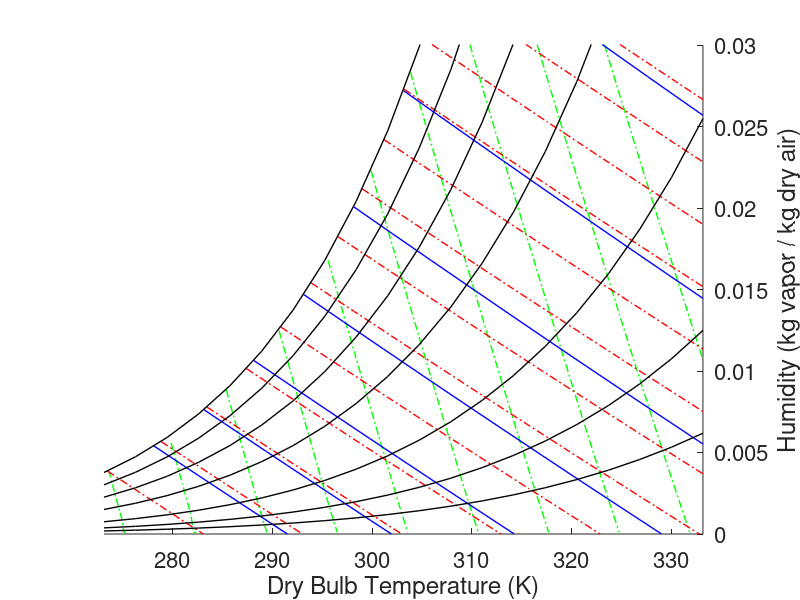

Write MATLAB code to recreate this figure.
# Copyright (C) 2022 Alexandre Umpierre
#
# This file is part of psychrometrics toolbox.
# psychrometrics toolbox is free software:
# you can redistribute it and/or modify it under the terms
# of the GNU General Public License (GPL) version 3
# as published by the Free Software Foundation.
#
# psychrometrics toolbox is distributed in the hope
# that it will be useful, but WITHOUT ANY WARRANTY;
# without even the implied warranty of
# MERCHANTABILITY or FITNESS FOR A PARTICULAR PURPOSE.
# See the GNU General Public License for more details.
#
# You should have received a copy of the
# GNU General Public License along with this program
# (license GNU GPLv3.txt).
# It is also available at https://www.gnu.org/licenses/.

function doPlot()
    # Syntax:
    #
    # doPlot()
    #
    # doPlot plots
    #  a schematic psychrometric chart with
    #  previously computed curves with
    #  constant dry bulb temperature,
    #  constant specific volume,
    #  constant specific enthalpy and
    #  constant relative humidity.
    # Edition of this file is
    #  highly not recommended.
    # doPlot is an internal function of
    #  the psychrometrics toolbox for GNU Octave.
    figure;
    xlabel('Dry Bulb Temperature (K)');
    ylabel('Humidity (kg vapor / kg dry air)');
    axis([0+273.15 60+273.15 0 .03]);
    set(gca,...
        'fontsize',16,...
        'box','off',...
        'yaxislocation','right');
    u=[...
       2.7362e+02   3.9040e-03   2.7988e+02   5.5873e-03   2.8539e+02   8.8607e-03   2.9069e+02   1.2473e-02   2.9560e+02   1.6786e-02   2.9988e+02   2.2317e-02   3.0385e+02   2.8339e-02   3.0747e+02   3.4978e-02   3.1080e+02   4.2055e-02   3.1360e+02   5.0140e-02
       2.7381e+02   3.4678e-03   2.8016e+02   4.9615e-03   2.8584e+02   7.8638e-03   2.9134e+02   1.1062e-02   2.9649e+02   1.4876e-02   3.0107e+02   1.9759e-02   3.0539e+02   2.5063e-02   3.0939e+02   3.0898e-02   3.1314e+02   3.7103e-02   3.1577e+02   4.5515e-02
       2.7400e+02   3.0322e-03   2.8044e+02   4.3370e-03   2.8630e+02   6.8699e-03   2.9198e+02   9.6582e-03   2.9737e+02   1.2978e-02   3.0227e+02   1.7221e-02   3.0693e+02   2.1820e-02   3.1131e+02   2.6869e-02   3.1547e+02   3.2225e-02   3.1794e+02   4.0954e-02
       2.7419e+02   2.5972e-03   2.8072e+02   3.7137e-03   2.8675e+02   5.8792e-03   2.9263e+02   8.2601e-03   2.9826e+02   1.1091e-02   3.0346e+02   1.4702e-02   3.0847e+02   1.8610e-02   3.1323e+02   2.2889e-02   3.1781e+02   2.7419e-02   3.2011e+02   3.6455e-02
       2.7438e+02   2.1628e-03   2.8100e+02   3.0917e-03   2.8720e+02   4.8917e-03   2.9328e+02   6.8682e-03   2.9915e+02   9.2150e-03   3.0466e+02   1.2204e-02   3.1001e+02   1.5431e-02   3.1515e+02   1.8958e-02   3.2014e+02   2.2682e-02   3.2229e+02   3.2017e-02
       2.7457e+02   1.7291e-03   2.8128e+02   2.4709e-03   2.8765e+02   3.9072e-03   2.9393e+02   5.4825e-03   3.0003e+02   7.3502e-03   3.0586e+02   9.7249e-03   3.1154e+02   1.2284e-02   3.1707e+02   1.5075e-02   3.2248e+02   1.8014e-02   3.2446e+02   2.7637e-02
       2.7477e+02   1.2959e-03   2.8156e+02   1.8513e-03   2.8810e+02   2.9258e-03   2.9457e+02   4.1028e-03   3.0092e+02   5.4964e-03   3.0705e+02   7.2653e-03   3.1308e+02   9.1678e-03   3.1899e+02   1.1238e-02   3.2481e+02   1.3414e-02   3.2663e+02   2.3317e-02
       2.7496e+02   8.6334e-04   2.8184e+02   1.2330e-03   2.8855e+02   1.9475e-03   2.9522e+02   2.7292e-03   3.0180e+02   3.6535e-03   3.0825e+02   4.8248e-03   3.1462e+02   6.0820e-03   3.2091e+02   7.4471e-03   3.2715e+02   8.8786e-03   3.2880e+02   1.9053e-02
       2.7515e+02   1.0000e-04   2.8212e+02   1.0000e-04   2.8901e+02   9.7222e-04   2.9587e+02   1.3616e-03   3.0269e+02   1.8214e-03   3.0944e+02   2.4031e-03   3.1616e+02   3.0262e-03   3.2284e+02   3.7014e-03   3.2948e+02   4.4079e-03   3.3098e+02   1.4845e-02
       2.7534e+02   1.0000e-04   2.8240e+02   1.0000e-04   2.8946e+02   1.0000e-04   2.9652e+02   1.0000e-04   3.0358e+02   1.0000e-04   3.1064e+02   1.0000e-04   3.1770e+02   1.0000e-04   3.2476e+02   1.0000e-04   3.3182e+02   1.0000e-04   3.3315e+02   1.0692e-02];
    for i=1:size(u,2)/2
        hold on;plot(u(:,2*(i-1)+1),u(:,2*(i-1)+2),'-.g','linewidth',1)
    end
    u=[...
       2.7815e+02   5.4019e-03   2.8315e+02   7.6301e-03   2.8815e+02   1.0647e-02   2.9315e+02   1.4695e-02   2.9815e+02   2.0081e-02   3.0315e+02   2.7203e-02   3.0815e+02   3.6576e-02
       2.7964e+02   4.7964e-03   2.8524e+02   6.7717e-03   2.9105e+02   9.4438e-03   2.9713e+02   1.3023e-02   3.0204e+02   1.8425e-02   3.0648e+02   2.5758e-02   3.1093e+02   3.5345e-02
       2.8112e+02   4.1922e-03   2.8733e+02   5.9160e-03   2.9395e+02   8.2454e-03   3.0112e+02   1.1361e-02   3.0593e+02   1.6779e-02   3.0982e+02   2.4320e-02   3.1371e+02   3.4120e-02
       2.8261e+02   3.5894e-03   2.8941e+02   5.0629e-03   2.9685e+02   7.0522e-03   3.0510e+02   9.7093e-03   3.0982e+02   1.5142e-02   3.1315e+02   2.2890e-02   3.1648e+02   3.2900e-02
       2.8409e+02   2.9878e-03   2.9150e+02   4.2126e-03   2.9975e+02   5.8642e-03   3.0908e+02   8.0672e-03   3.1371e+02   1.3515e-02   3.1648e+02   2.1466e-02   3.1926e+02   3.1685e-02
       2.8558e+02   2.3876e-03   2.9359e+02   3.3648e-03   3.0265e+02   4.6813e-03   3.1307e+02   6.4349e-03   3.1759e+02   1.1897e-02   3.1982e+02   2.0051e-02   3.2204e+02   3.0476e-02
       2.8706e+02   1.7887e-03   2.9568e+02   2.5197e-03   3.0555e+02   3.5035e-03   3.1705e+02   4.8123e-03   3.2148e+02   1.0289e-02   3.2315e+02   1.8642e-02   3.2482e+02   2.9271e-02
       2.8855e+02   1.1912e-03   2.9777e+02   1.6773e-03   3.0845e+02   2.3308e-03   3.2103e+02   3.1992e-03   3.2537e+02   8.6905e-03   3.2648e+02   1.7240e-02   3.2759e+02   2.8072e-02
       2.9003e+02   5.9495e-04   2.9985e+02   8.3738e-04   3.1135e+02   1.1631e-03   3.2502e+02   1.5957e-03   3.2926e+02   7.1009e-03   3.2982e+02   1.5845e-02   3.3037e+02   2.6877e-02
       2.9152e+02   1.8460e-08   3.0194e+02   1.1167e-07   3.1425e+02   4.6211e-07   3.2900e+02   1.5595e-06   3.3315e+02   5.5205e-03   3.3315e+02   1.4457e-02   3.3315e+02   2.5688e-02];
    for i=1:size(u,2)/2
        hold on;plot(u(:,2*(i-1)+1),u(:,2*(i-1)+2),'-b','linewidth',1)
    end
    u=[...
       2.7348e+02   3.8658e-03   2.7887e+02   5.6729e-03   2.8346e+02   7.7890e-03   2.8742e+02   1.0147e-02   2.9086e+02   1.2699e-02   2.9391e+02   1.5403e-02   2.9660e+02   1.8240e-02   2.9901e+02   2.1176e-02   3.0120e+02   2.4196e-02   3.0320e+02   2.7286e-02   3.0504e+02   3.0433e-02   3.0672e+02   3.3636e-02   3.0829e+02   3.6880e-02
       2.7455e+02   3.4335e-03   2.8044e+02   5.0367e-03   2.8563e+02   6.9125e-03   2.9025e+02   9.0008e-03   2.9442e+02   1.1259e-02   2.9823e+02   1.3648e-02   3.0066e+02   1.6585e-02   3.0281e+02   1.9625e-02   3.0475e+02   2.2739e-02   3.0653e+02   2.5914e-02   3.0816e+02   2.9139e-02   3.0966e+02   3.2415e-02   3.1105e+02   3.5726e-02
       2.7561e+02   3.0019e-03   2.8201e+02   4.4020e-03   2.8779e+02   6.0388e-03   2.9308e+02   7.8593e-03   2.9797e+02   9.8259e-03   3.0255e+02   1.1904e-02   3.0472e+02   1.4940e-02   3.0660e+02   1.8082e-02   3.0830e+02   2.1289e-02   3.0986e+02   2.4549e-02   3.1129e+02   2.7852e-02   3.1260e+02   3.1199e-02   3.1382e+02   3.4576e-02
       2.7668e+02   2.5710e-03   2.8359e+02   3.7688e-03   2.8996e+02   5.1679e-03   2.9592e+02   6.7226e-03   3.0153e+02   8.4004e-03   3.0687e+02   1.0172e-02   3.0878e+02   1.3304e-02   3.1039e+02   1.6548e-02   3.1185e+02   1.9846e-02   3.1319e+02   2.3190e-02   3.1441e+02   2.6570e-02   3.1553e+02   2.9988e-02   3.1658e+02   3.3431e-02
       2.7775e+02   2.1408e-03   2.8516e+02   3.1370e-03   2.9213e+02   4.2997e-03   2.9875e+02   5.5906e-03   3.0508e+02   6.9822e-03   3.1119e+02   8.4500e-03   3.1284e+02   1.1678e-02   3.1419e+02   1.5022e-02   3.1540e+02   1.8411e-02   3.1651e+02   2.1838e-02   3.1753e+02   2.5294e-02   3.1847e+02   2.8782e-02   3.1934e+02   3.2291e-02
       2.7882e+02   1.7113e-03   2.8674e+02   2.5067e-03   2.9430e+02   3.4343e-03   3.0158e+02   4.4633e-03   3.0864e+02   5.5714e-03   3.1551e+02   6.7390e-03   3.1690e+02   1.0062e-02   3.1798e+02   1.3505e-02   3.1895e+02   1.6984e-02   3.1984e+02   2.0492e-02   3.2066e+02   2.4024e-02   3.2140e+02   2.7581e-02   3.2210e+02   3.1155e-02
       2.7989e+02   1.2825e-03   2.8831e+02   1.8778e-03   2.9647e+02   2.5716e-03   3.0441e+02   3.3405e-03   3.1219e+02   4.1678e-03   3.1983e+02   5.0385e-03   3.2097e+02   8.4550e-03   3.2177e+02   1.1996e-02   3.2250e+02   1.5563e-02   3.2317e+02   1.9153e-02   3.2378e+02   2.2760e-02   3.2434e+02   2.6385e-02   3.2486e+02   3.0023e-02
       2.8095e+02   8.5431e-04   2.8988e+02   1.2504e-03   2.9863e+02   1.7117e-03   3.0725e+02   2.2225e-03   3.1574e+02   2.7714e-03   3.2415e+02   3.3486e-03   3.2503e+02   6.8573e-03   3.2556e+02   1.0495e-02   3.2605e+02   1.4150e-02   3.2650e+02   1.7820e-02   3.2690e+02   2.1501e-02   3.2728e+02   2.5194e-02   3.2763e+02   2.8896e-02
       2.8202e+02   4.2682e-04   2.9146e+02   6.2450e-04   3.0080e+02   8.5451e-04   3.1008e+02   1.1090e-03   3.1930e+02   1.3822e-03   3.2847e+02   1.6691e-03   3.2909e+02   5.2690e-03   3.2936e+02   9.0022e-03   3.2960e+02   1.2744e-02   3.2982e+02   1.6493e-02   3.3003e+02   2.0248e-02   3.3021e+02   2.4009e-02   3.3039e+02   2.7774e-02
       2.8309e+02   9.1075e-10   2.9303e+02   1.2306e-09   3.0297e+02   1.8219e-09   3.1291e+02   2.3633e-09   3.2285e+02   2.4954e-09   3.3279e+02   3.5535e-09   3.3315e+02   3.6898e-03   3.3315e+02   7.5174e-03   3.3315e+02   1.1345e-02   3.3315e+02   1.5173e-02   3.3315e+02   1.9000e-02   3.3315e+02   2.2828e-02   3.3315e+02   2.6655e-02];
    for i=1:size(u,2)/2
        hold on;plot(u(:,2*(i-1)+1),u(:,2*(i-1)+2),'-.r','linewidth',1)
    end
    u=[...
       2.7315e+02   1.8764e-04   2.7315e+02   3.7540e-04   2.7315e+02   7.5125e-04   2.7315e+02   1.5043e-03   2.7315e+02   2.2592e-03   2.7315e+02   3.0159e-03   2.7315e+02   3.7745e-03
       2.7631e+02   2.3535e-04   2.7631e+02   4.7088e-04   2.7631e+02   9.4247e-04   2.7631e+02   1.8878e-03   2.7631e+02   2.8360e-03   2.7631e+02   3.7871e-03   2.7631e+02   4.7411e-03
       2.7947e+02   2.9350e-04   2.7947e+02   5.8728e-04   2.7947e+02   1.1757e-03   2.7947e+02   2.3558e-03   2.7947e+02   3.5404e-03   2.7947e+02   4.7295e-03   2.7947e+02   5.9232e-03
       2.8262e+02   3.6401e-04   2.8262e+02   7.2844e-04   2.8262e+02   1.4586e-03   2.8262e+02   2.9240e-03   2.8262e+02   4.3964e-03   2.8262e+02   5.8757e-03   2.8262e+02   7.3620e-03
       2.8578e+02   4.4905e-04   2.8578e+02   8.9874e-04   2.8578e+02   1.8001e-03   2.8578e+02   3.6106e-03   2.8578e+02   5.4317e-03   2.8578e+02   7.2634e-03   2.8578e+02   9.1059e-03
       2.8894e+02   5.5111e-04   2.8894e+02   1.1032e-03   2.8894e+02   2.2103e-03   2.8894e+02   4.4364e-03   2.8894e+02   6.6785e-03   2.8894e+02   8.9366e-03   2.8894e+02   1.1211e-02
       2.9210e+02   6.7303e-04   2.9210e+02   1.3475e-03   2.9210e+02   2.7009e-03   2.9210e+02   5.4253e-03   2.9210e+02   8.1737e-03   2.9210e+02   1.0946e-02   2.9210e+02   1.3743e-02
       2.9526e+02   8.1799e-04   2.9526e+02   1.6381e-03   2.9526e+02   3.2849e-03   2.9526e+02   6.6047e-03   2.9526e+02   9.9600e-03   2.9526e+02   1.3351e-02   2.9526e+02   1.6779e-02
       2.9841e+02   9.8959e-04   2.9841e+02   1.9823e-03   2.9841e+02   3.9773e-03   2.9841e+02   8.0059e-03   2.9841e+02   1.2087e-02   2.9841e+02   1.6221e-02   2.9841e+02   2.0409e-02
       3.0157e+02   1.1918e-03   3.0157e+02   2.3883e-03   3.0157e+02   4.7950e-03   3.0157e+02   9.6644e-03   3.0157e+02   1.4610e-02   3.0157e+02   1.9634e-02   3.0157e+02   2.4738e-02
       3.0473e+02   1.4293e-03   3.0473e+02   2.8651e-03   3.0473e+02   5.7568e-03   3.0473e+02   1.1621e-02   3.0473e+02   1.7596e-02   3.0473e+02   2.3685e-02   3.0473e+02   2.9891e-02
       3.0789e+02   1.7069e-03   3.0789e+02   3.4232e-03   3.0789e+02   6.8843e-03   3.0789e+02   1.3923e-02   3.0789e+02   2.1120e-02   3.0789e+02   2.8483e-02   3.0789e+02   3.6016e-02
       3.1104e+02   2.0303e-03   3.1104e+02   4.0739e-03   3.1104e+02   8.2015e-03   3.1104e+02   1.6622e-02   3.1104e+02   2.5271e-02   3.1104e+02   3.4157e-02   3.1104e+02   4.3291e-02
       3.1420e+02   2.4056e-03   3.1420e+02   4.8299e-03   3.1420e+02   9.7354e-03   3.1420e+02   1.9780e-02   3.1420e+02   3.0150e-02   3.1420e+02   4.0860e-02   3.1420e+02   5.1928e-02
       3.1736e+02   2.8397e-03   3.1736e+02   5.7054e-03   3.1736e+02   1.1516e-02   3.1736e+02   2.3467e-02   3.1736e+02   3.5878e-02   3.1736e+02   4.8775e-02   3.1736e+02   6.2188e-02
       3.2052e+02   3.3400e-03   3.2052e+02   6.7160e-03   3.2052e+02   1.3579e-02   3.2052e+02   2.7764e-02   3.2052e+02   4.2596e-02   3.2052e+02   5.8122e-02   3.2052e+02   7.4390e-02
       3.2368e+02   3.9148e-03   3.2368e+02   7.8793e-03   3.2368e+02   1.5961e-02   3.2368e+02   3.2762e-02   3.2368e+02   5.0473e-02   3.2368e+02   6.9168e-02   3.2368e+02   8.8933e-02
       3.2683e+02   4.5733e-03   3.2683e+02   9.2144e-03   3.2683e+02   1.8706e-02   3.2683e+02   3.8572e-02   3.2683e+02   5.9709e-02   3.2683e+02   8.2244e-02   3.2683e+02   1.0632e-01
       3.2999e+02   5.3253e-03   3.2999e+02   1.0743e-02   3.2999e+02   2.1863e-02   3.2999e+02   4.5319e-02   3.2999e+02   7.0548e-02   3.2999e+02   9.7760e-02   3.2999e+02   1.2720e-01
       3.3315e+02   6.1817e-03   3.3315e+02   1.2488e-02   3.3315e+02   2.5487e-02   3.3315e+02   5.3152e-02   3.3315e+02   8.3286e-02   3.3315e+02   1.1624e-01   3.3315e+02   1.5242e-01];
    for i=1:size(u,2)/2
        hold on;plot(u(:,2*(i-1)+1),u(:,2*(i-1)+2),'-k','linewidth',1)
    end
end
